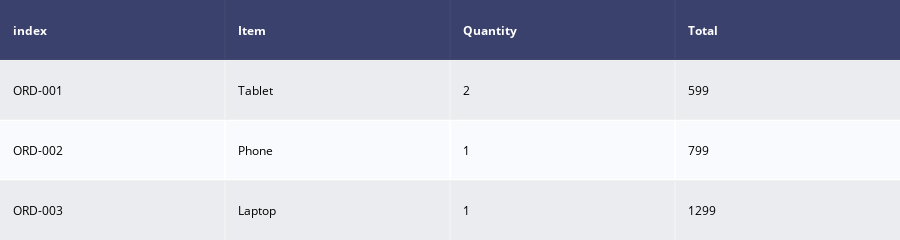

Notebook source saved alongside this figure:
### Markdown cell above
## Example 3: Working with DataFrame Indexes

By default, DataFrame index columns are not displayed in Figure Factory tables. However, indexes often contain valuable information such as order IDs, dates, or unique identifiers. Using `reset_index()` converts the index into a regular column, making it visible in your table presentation.

### Code cell
# Create a DataFrame with a meaningful index (customer IDs).
df_orders = pd.DataFrame(
    {
        "Item": ["Tablet", "Phone", "Laptop"],
        "Quantity": [2, 1, 1],
        "Total": [599, 799, 1299],
    },
    index=["ORD-001", "ORD-002", "ORD-003"],
)

# Reset the index to convert it into a regular column.
# This makes the index visible in the table as "index" column.
df_with_index = df_orders.reset_index()

# Create the table with the index now displayed as a column.
fig = ff.create_table(df_with_index)

# Display the table showing order IDs.
fig.show()

### Figure 1 — Plotly figure (JSON) as saved in the notebook; plotly's stock layout.template omitted (floating-point values rounded to 4 significant figures)
{"data": [{"colorscale": [[0, "#00083e"], [0.5, "#ededee"], [1, "#ffffff"]], "hoverinfo": "none", "opacity": 0.75, "showscale": false, "type": "heatmap", "z": [[0, 0, 0, 0], [0.5, 0.5, 0.5, 0.5], [1, 1, 1, 1], [0.5, 0.5, 0.5, 0.5]]}], "layout": {"annotations": [{"align": "left", "font": {"color": "#ffffff"}, "showarrow": false, "text": "<b>index</b>", "x": -0.45, "xanchor": "left", "xref": "x", "y": 0, "yref": "y"}, {"align": "left", "font": {"color": "#ffffff"}, "showarrow": false, "text": "<b>Item</b>", "x": 0.55, "xanchor": "left", "xref": "x", "y": 0, "yref": "y"}, {"align": "left", "font": {"color": "#ffffff"}, "showarrow": false, "text": "<b>Quantity</b>", "x": 1.55, "xanchor": "left", "xref": "x", "y": 0, "yref": "y"}, {"align": "left", "font": {"color": "#ffffff"}, "showarrow": false, "text": "<b>Total</b>", "x": 2.55, "xanchor": "left", "xref": "x", "y": 0, "yref": "y"}, {"align": "left", "font": {"color": "#000000"}, "showarrow": false, "text": "ORD-001", "x": -0.45, "xanchor": "left", "xref": "x", "y": 1, "yref": "y"}, {"align": "left", "font": {"color": "#000000"}, "showarrow": false, "text": "Tablet", "x": 0.55, "xanchor": "left", "xref": "x", "y": 1, "yref": "y"}, {"align": "left", "font": {"color": "#000000"}, "showarrow": false, "text": "2", "x": 1.55, "xanchor": "left", "xref": "x", "y": 1, "yref": "y"}, {"align": "left", "font": {"color": "#000000"}, "showarrow": false, "text": "599", "x": 2.55, "xanchor": "left", "xref": "x", "y": 1, "yref": "y"}, {"align": "left", "font": {"color": "#000000"}, "showarrow": false, "text": "ORD-002", "x": -0.45, "xanchor": "left", "xref": "x", "y": 2, "yref": "y"}, {"align": "left", "font": {"color": "#000000"}, "showarrow": false, "text": "Phone", "x": 0.55, "xanchor": "left", "xref": "x", "y": 2, "yref": "y"}, {"align": "left", "font": {"color": "#000000"}, "showarrow": false, "text": "1", "x": 1.55, "xanchor": "left", "xref": "x", "y": 2, "yref": "y"}, {"align": "left", "font": {"color": "#000000"}, "showarrow": false, "text": "799", "x": 2.55, "xanchor": "left", "xref": "x", "y": 2, "yref": "y"}, {"align": "left", "font": {"color": "#000000"}, "showarrow": false, "text": "ORD-003", "x": -0.45, "xanchor": "left", "xref": "x", "y": 3, "yref": "y"}, {"align": "left", "font": {"color": "#000000"}, "showarrow": false, "text": "Laptop", "x": 0.55, "xanchor": "left", "xref": "x", "y": 3, "yref": "y"}, {"align": "left", "font": {"color": "#000000"}, "showarrow": false, "text": "1", "x": 1.55, "xanchor": "left", "xref": "x", "y": 3, "yref": "y"}, {"align": "left", "font": {"color": "#000000"}, "showarrow": false, "text": "1299", "x": 2.55, "xanchor": "left", "xref": "x", "y": 3, "yref": "y"}], "height": 170, "margin": {"b": 0, "l": 0, "r": 0, "t": 0}, "xaxis": {"dtick": 1, "gridwidth": 2, "showticklabels": false, "tick0": -0.5, "ticks": "", "zeroline": false}, "yaxis": {"autorange": "reversed", "dtick": 1, "gridwidth": 2, "showticklabels": false, "tick0": 0.5, "ticks": "", "zeroline": false}}}
